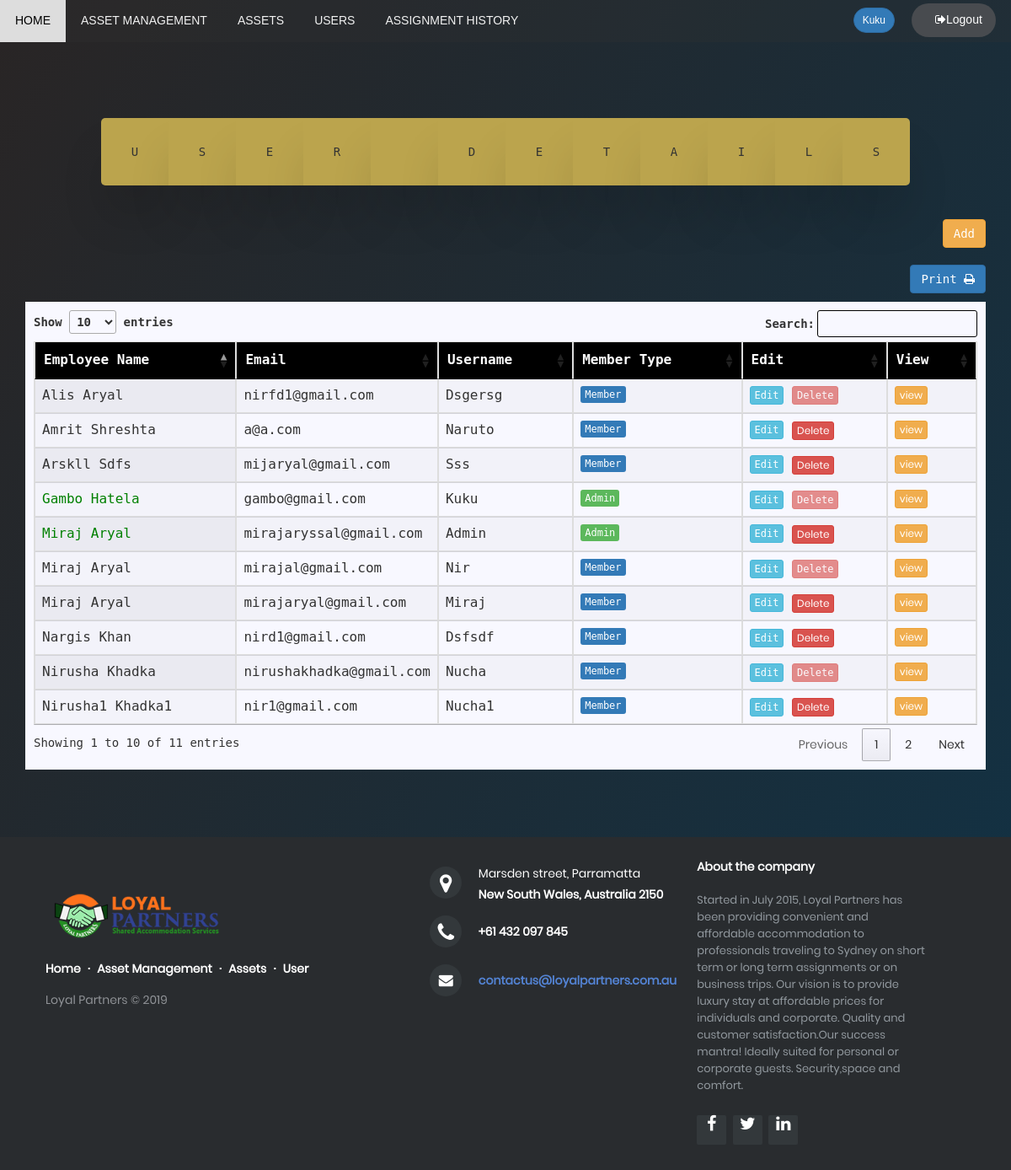
The page /admin/user.php (signed in) on the database its author committed.
### tables this page shows
CREATE TABLE IF NOT EXISTS `EMPLOYEE` (
  `EmpId` int(10) NOT NULL,
  `EmpType` int(11) NOT NULL DEFAULT '0',
  `EmpJobTitle` varchar(200) NOT NULL,
  `EmpUname` varchar(150) NOT NULL,
  `EmpFname` varchar(200) NOT NULL,
  `EmpLname` varchar(200) NOT NULL,
  `EmpGender` varchar(20) NOT NULL,
  `EmpEmail` varchar(200) NOT NULL,
  `EmpPhone` varchar(20) NOT NULL,
  `EmpAddress` varchar(200) NOT NULL,
  `pass` varchar(100) NOT NULL
);

### admin/user.php (the view, shortened to what this page needs)
<?php
require "../connect.php";
require "header.php";
?>
<div class="container">
    <br /><br /><br>
    <?php $sql = mysqli_query($conn, "SELECT * FROM `EMPLOYEE`"); ?>
    <div class="text">
        <span>U</span>
        <span>S</span>
        <span>E</span>
        <span>R</span>
        <span></span>
        <span>D</span>
        <span>E</span>
        <span>T</span>
        <span>A</span>
        <span>I</span>
        <span>L</span>
        <span style="border-radius: 0px 5px 5px 0px;">S</span>
    </div>
    <div class="table-responsive">
        <?php if ($_SESSION['type'] == "1") { ?>
            <div align="right">
                <button type="button" name="add" id="add" data-toggle="modal" data-target="#add_Modal" class="btn btn-warning">Add</button>
            </div>
            <?php
        }
        ?>
        ?><br>
        <div id="employee_table">
            <button style="float:right;margin-bottom: 10px;" class="btn btn-md btn-primary" onclick="window.print()">Print <i class="fa fa-print"></i></button><br>
            <table class="table table-bordered display" id="myTable">
                <thead>
                    <tr style="background-color: black;color: white;">
                        <th>Employee Name</th>
                        <th style="width:15%">Email</th>
                        <th class="hidden-xs">Username</th>
                        <th class="hidden-xs">Member Type</th>
                    <?php if ($_SESSION['type'] == "1") { ?>
                            <th class="hi">Edit</th>
                    <?php } ?>
                        <th class="hi">View</th>
                    </tr>
                </thead>
                <tbody>
<?php
while ($result = mysqli_fetch_array($sql)) {
    extract($result);
    ?>
                        <tr>
                            <td <?php if ($EmpType == 1) { ?>style="color:green;"<?php } ?>>
                            <?php echo ucfirst($EmpFname) . " " . ucfirst($EmpLname); ?>
                            </td>
                            <td style="width:15%"><?php echo strtolower($EmpEmail); ?></td>
                            <td class="hidden-xs"><?php echo ucfirst($EmpUname); ?></td>
                            <td class="hidden-xs"><?php
                                if ($EmpType == 0) {
                                    echo '<button class="btn-xs btn-primary">Member</button>';
                                } elseif ($EmpType == 1) {
                                    echo '<button class="btn-xs btn-success">Admin</button>';
                                }
                                ?>
                            </td>
                            <?php if ($_SESSION['type'] == "1") { ?>
                                <td class="hi"><input type="button" name="edit" data-toggle="modal" data-target="#add_data_Modal"  value="Edit" id="<?php echo $EmpId; ?>" class="btn btn-info btn-xs edit_data" />
                            <?php
                            $look = mysqli_query($conn, "SELECT * FROM `ASSIGN` WHERE `empid`=" . $EmpId);
                            if (($look->num_rows) == 0) {
                                ?>
                            <a href="query.php?del=<?php echo $EmpId ?>" onClick="return confirm('Are you sure you want to delete user?')"><input type="button" name="delete" value="Delete" id="<?php echo $EmpId; ?>" class="btn btn-danger btn-xs" /></a></td>  <?php
                } else {
                    echo "<button class='btn btn-xs btn-danger' disabled  data-toggle='tooltip' title='Asset Assigned to user. Release first.'>Delete</button>";
                }
            }
            ?>
                            <td class="hi"><a href="user.php?id=<?php echo $EmpId; ?>"><input type="button" name="view" value="view" id="<?php echo $EmpId; ?>" class="btn btn-warning btn-xs view_data" /></a></td>
                        </tr>
    <?php
}
?>
                </tbody>
            </table>
        </div>
    </div>
    <br>
    <br>
    <br>
    <br>
</div>
<?php include "footer.php"; ?>

### css/main.css (style rules this page uses)
* { margin: 0px; padding: 0px; box-sizing: border-box; }
body, html { height: 100%; font-family: "monospace","Trebuchet MS" !important; background-image: linear-gradient(120deg, #292525 0%, #0c2e42fa 100%); }
a { font-family: Poppins-Regular; font-size: 14px; line-height: 1.7; color: #666666; margin: 0px; transition: all 0.4s; -webkit-transition: all 0.4s; -o-transition: all 0.4s; -moz-transition: all 0.4s; }
input { outline: none; border: none; }
button { outline: none !important; border: none; background: transparent; }
.text { display: flex; justify-content: center; margin-top: 15vh; -webkit-transform: translateY(-50%); transform: translateY(-50%); text-align: center; transition: -webkit-transform .3s ease-in-out; transition: transform .3s ease-in-out; transition: transform .3s ease-in-out, -webkit-transform .3s ease-in-out; }
.text > span { display: block; cursor: pointer; background-color: #bba44d; width: 80px; height: 80px; line-height: 80px; transition: color .3s ease-in-out, background-color .3s ease-in-out, -webkit-transform .3s ease-in-out; transition: transform .3s ease-in-out, color .3s ease-in-out, background-color .3s ease-in-out; transition: transform .3s ease-in-out, color .3s ease-in-out, background-color .3s ease-in-out, -webkit-transform .3s ease-in-out; box-shadow: 0 40px 50px rgba(0, 0, 0, 0.1); }
.text > span:first-child { border-radius: 5px 0 0 5px; }

### rows shown on the page
employee: EmpFname "Nirusha", EmpLname "Khadka", EmpEmail "nirushakhadka@gmail.com", EmpUname "Nucha", EmpType "Member", shows "Delete"
employee: EmpFname "Nirusha1", EmpLname "Khadka1", EmpEmail "nir1@gmail.com", EmpUname "Nucha1", EmpType "Member"
employee: EmpFname "Nargis", EmpLname "Khan", EmpEmail "nird1@gmail.com", EmpUname "Dsfsdf", EmpType "Member"
employee: EmpFname "Alis", EmpLname "Aryal", EmpEmail "nirfd1@gmail.com", EmpUname "Dsgersg", EmpType "Member", shows "Delete"
employee: EmpFname "Gambo", EmpLname "Hatela", EmpEmail "gambo@gmail.com", EmpUname "Kuku", EmpType "Admin", shows "Delete"
employee: EmpFname "Amrit", EmpLname "Shreshta", EmpEmail "a@a.com", EmpUname "Naruto", EmpType "Member"
employee: EmpFname "Miraj", EmpLname "Aryal", EmpEmail "mirajaryssal@gmail.com", EmpUname "Admin", EmpType "Admin"
employee: EmpFname "Arskll", EmpLname "Sdfs", EmpEmail "mijaryal@gmail.com", EmpUname "Sss", EmpType "Member"
employee: EmpFname "Miraj", EmpLname "Aryal", EmpEmail "mirajal@gmail.com", EmpUname "Nir", EmpType "Member", shows "Delete"
employee: EmpFname "Miraj", EmpLname "Aryal", EmpEmail "mirajaryal@gmail.com", EmpUname "Miraj", EmpType "Member"

### other values the page prints
$_SESSION['username'] "Kuku"
